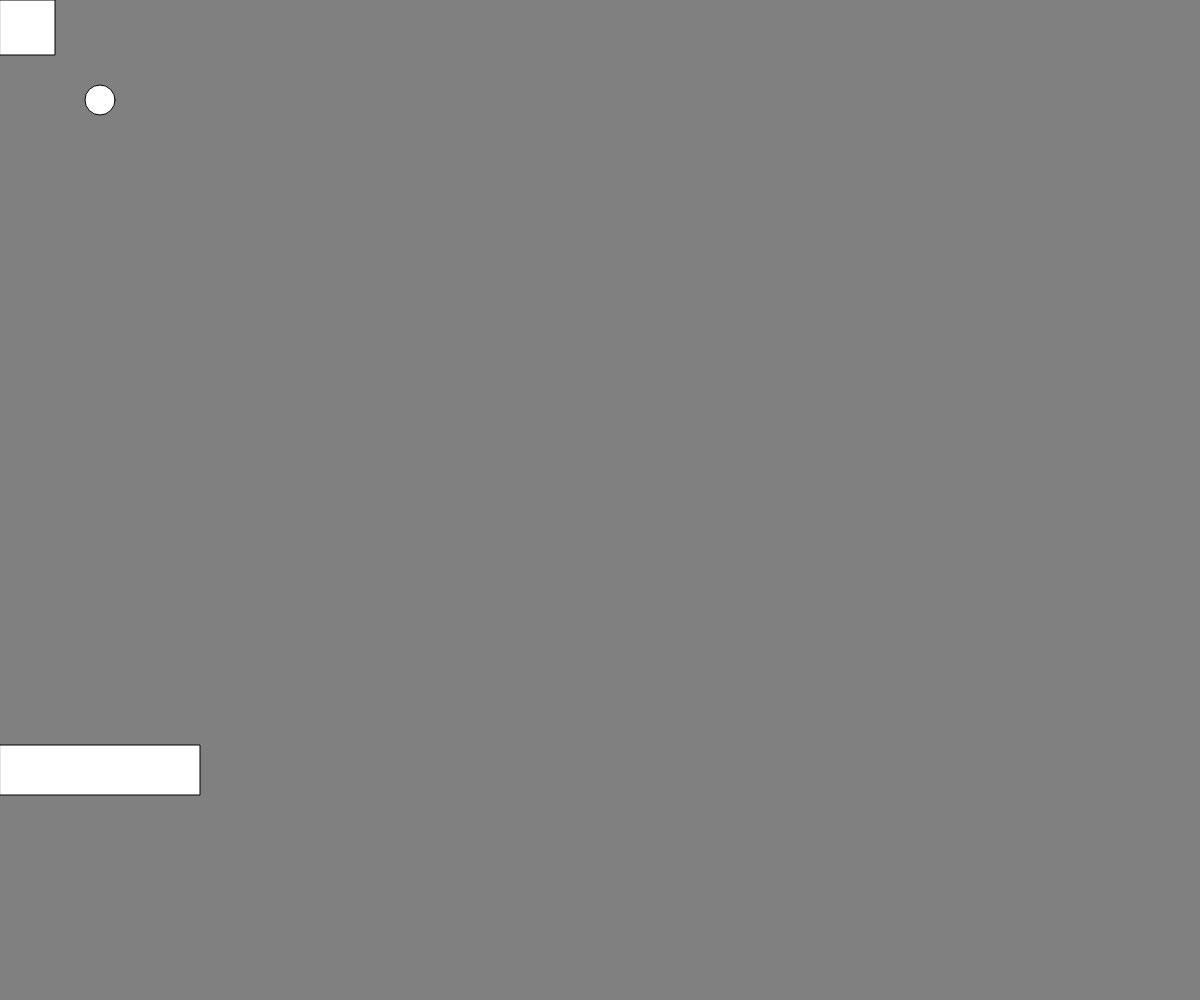
Frame 1 (no input)
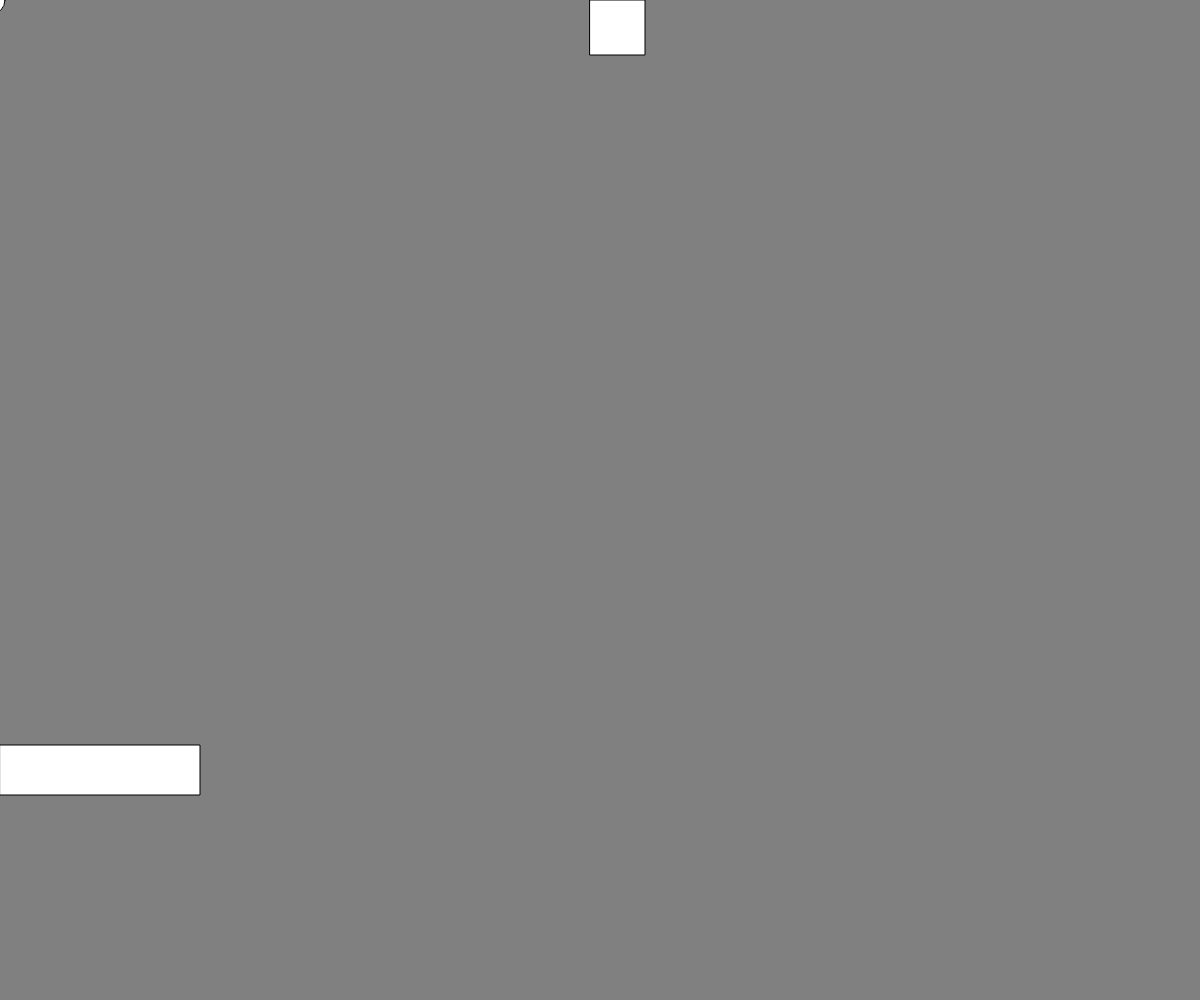
Frame 60 (no input)
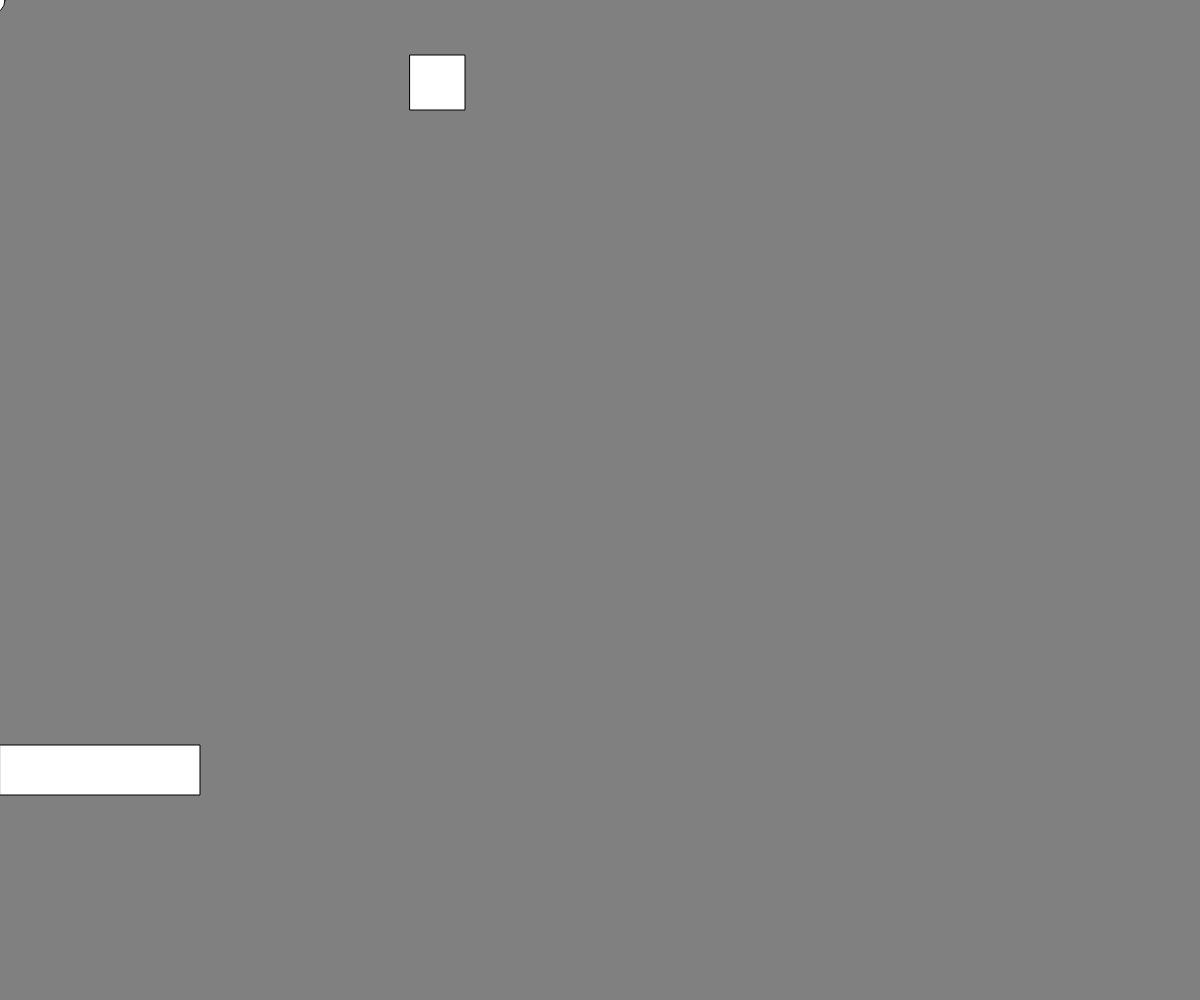
Frame 120 (the mouse pressed at the canvas centre since frame 60)

The p5.js sketch that drew these frames (run headless with seeded random() and noise() and a simulated clock; from frame 60 on, the mouse is pressed at the canvas centre):

// p5.js sketch
// ── sketch.js
function setup() {

    createCanvas(windowWidth, windowHeight);
    //  background(R(v:0-255), G(v:0-),B(v:0-))
    background('grey');

}
//ball variables
x = 0;
y = 0;
xC = 10;
yC = 100;
//player variables
x1 = 0;
y1 = 745;
//ammo variables
aX = 100;
aY = 100;
shoot = false;


function enemy(width,height,x,y,visible) {
    this.width=width;
    this.height=height;
    this.x=x;
    this.y=y;
    this.visible=visible;
}
enemyArray=[];




function draw() {
    background('grey');
    //ball movement

   

rect(x, y, 55, 55);
    


    
   
   
   
   
   
    x += xC;
    
    
    if (x >= 800 || x <= 0) {
        y += 55; console.log(y);
    }
    //if(y==windowHeight||y==0){yC*=-1;}
    if (x == 800 || x == 0) {
        xC *= -1;
    }
    //





    rect(x1, y1, 200, 50);
    //ammo

    ellipse(aX, aY, 30, 30);
    if (keyIsDown(LEFT_ARROW) && x1 > 0) {
        x1 -= 5;
    }
    if (keyIsDown(RIGHT_ARROW) && x1 < 600) {
        x1 += 5;
    }
    if (keyIsPressed === 'a') {
        y1 -= 1; aX = x1 + 100; aY = y1; shoot = true;
        console.log('hhhhhhhhhhh');
    }
    if (shoot == true) {
        aY -= 3; console.log('hhhhhhhhhhh');
    }
    if (shoot == false) {
        aX = -10;
        aY = 0;
    }
    if (aY <= 0) {
        shoot = false;



    }
    // console.log('x:'+aX+' y:'+aY);
}
function keyTyped() {
    if (key === 'a') {
        aX = x1 + 100; aY = y1; shoot = true;
        console.log('hhhhhhhhhhh');
        return 0;
    }





}
